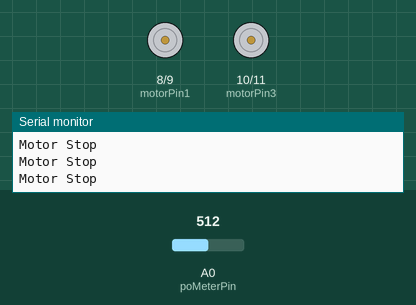
Simulated run of this sketch. Board: Arduino Uno, built with avr-gcc and run on an emulated ATmega328P. On the bench: motor-driver pin pairs drawn as motors (green arrow = first pin HIGH = forward, orange = second pin HIGH = backward, longer = more drive), the last lines printed to the serial monitor. The test bench sets the inputs (shaded band); at power-on: A0 (poMeterPin) = 512.

Above: at 1.2 s.
1.3 s: A0 (poMeterPin) set to 546
4.3 s: A0 (poMeterPin) set to 562
At 5.2 s:
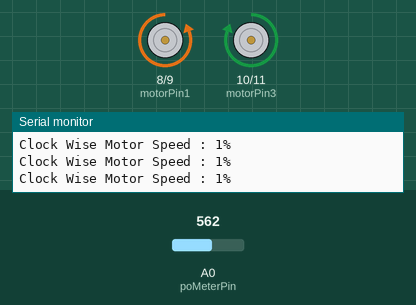
7.3 s: A0 (poMeterPin) set to 306
At 7.6 s:
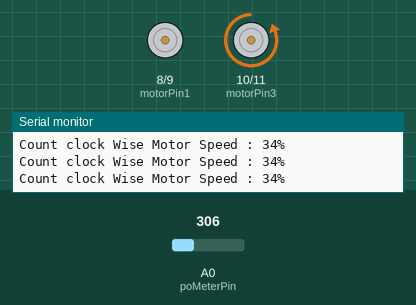
10.3 s: A0 (poMeterPin) set to 716
Timing chart, 0 to 36.4 s (numbered marks = the images above; inputs shaded):
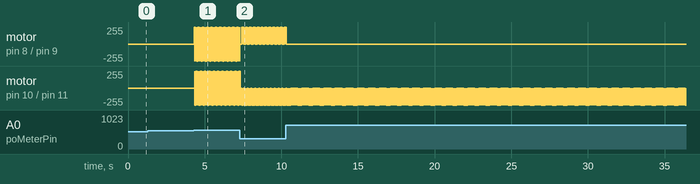

Measured:
- the behaviour switches between 561 and 562 on A0 (poMeterPin) (found by bisection; images 0 and 1)

The sketch:

PoMotor.ino
```cpp
int motorPin1 = 8;
int motorPin2 = 9;
int motorPin3 = 10;
int motorPin4 = 11;

int poMeterPin = 0;

int stopRange = 100;
int motorSpeed;
int motorSpeedRate;

int steps[]={B1000,B1100,B0100,B0110,B0010,B0011,B0001,B1001,B0000};

void setup() {
  // put your setup code here, to run once:
  pinMode(motorPin1,OUTPUT); pinMode(motorPin2,OUTPUT);
  pinMode(motorPin3,OUTPUT); pinMode(motorPin4,OUTPUT);
  Serial.begin(9600);
}

void loop() {
  // put your main code here, to run repeatedly:
  int poMeter=analogRead(poMeterPin);

  if(poMeter >= 512+(stopRange/2)){
    motorSpeed=map(poMeter,512+(stopRange/2),1023,4500,1000);
    motorSpeedRate=map(motorSpeed,4500,1000,1,100);
    Serial.print("Clock Wise Motor Speed : ");
    Serial.print(motorSpeedRate);
    Serial.println("%");
    clockwise();
  }
  else if(poMeter <= 512-(stopRange/2)){
    motorSpeed=map(poMeter,512-(stopRange/2),0,4500,1000);
    motorSpeedRate=map(motorSpeed,4500,1000,1,100);
    Serial.print("Count clock Wise Motor Speed : ");
    Serial.print(motorSpeedRate);
    Serial.println("%");
    countClockwise();
  }

  else{
    Serial.println("Motor Stop");
    motorStop();
  }
}

void countClockwise(){
  for(int i=0;i<8;i++)
  {
    motorSignalOutput(i);
    delayMicroseconds(motorSpeed);
  }
}

void clockwise(){
  for(int i=7;i>=0;i--)
  {
    motorSignalOutput(i);
    delayMicroseconds(motorSpeed);
  }
}

void motorStop(){
  motorSignalOutput(8);
}

void motorSignalOutput(int out){
  digitalWrite(motorPin1,bitRead(steps[out],0));
  digitalWrite(motorPin2,bitRead(steps[out],1));
  digitalWrite(motorPin3,bitRead(steps[out],2));
  digitalWrite(motorPin4,bitRead(steps[out],3));
}
```
